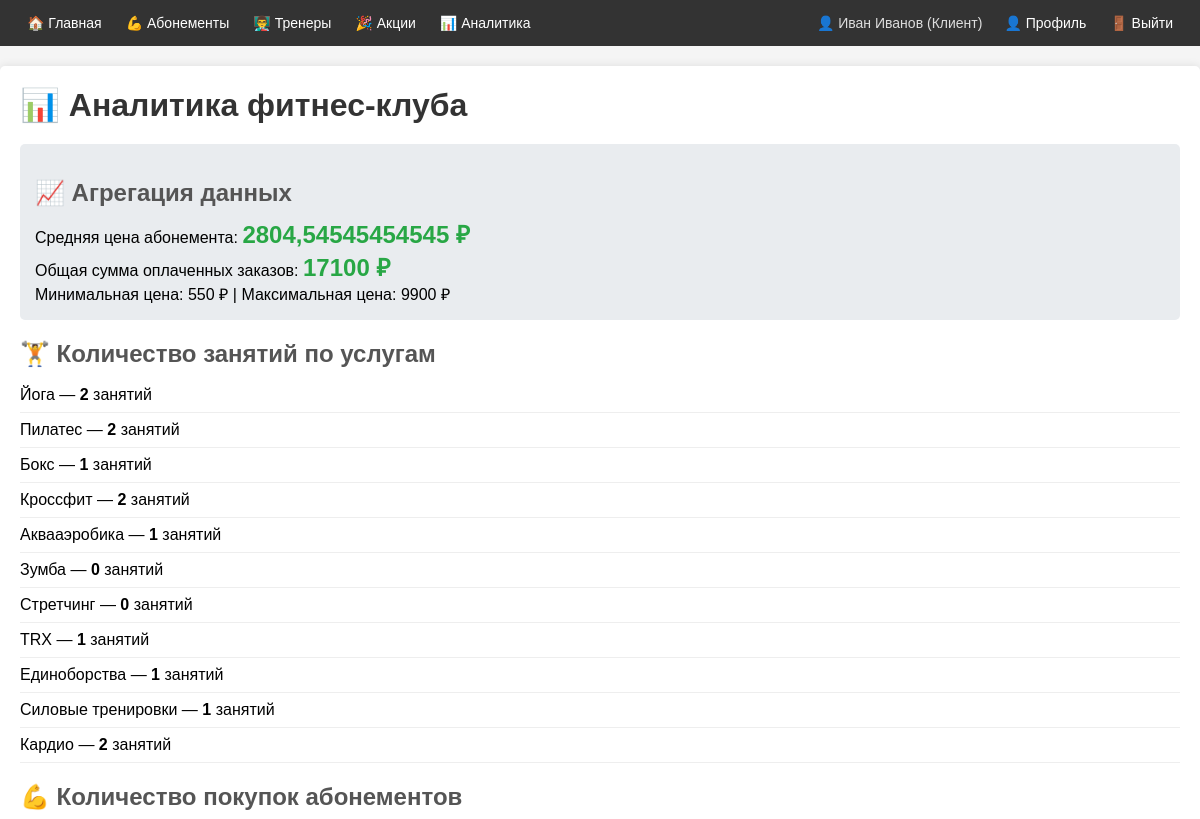
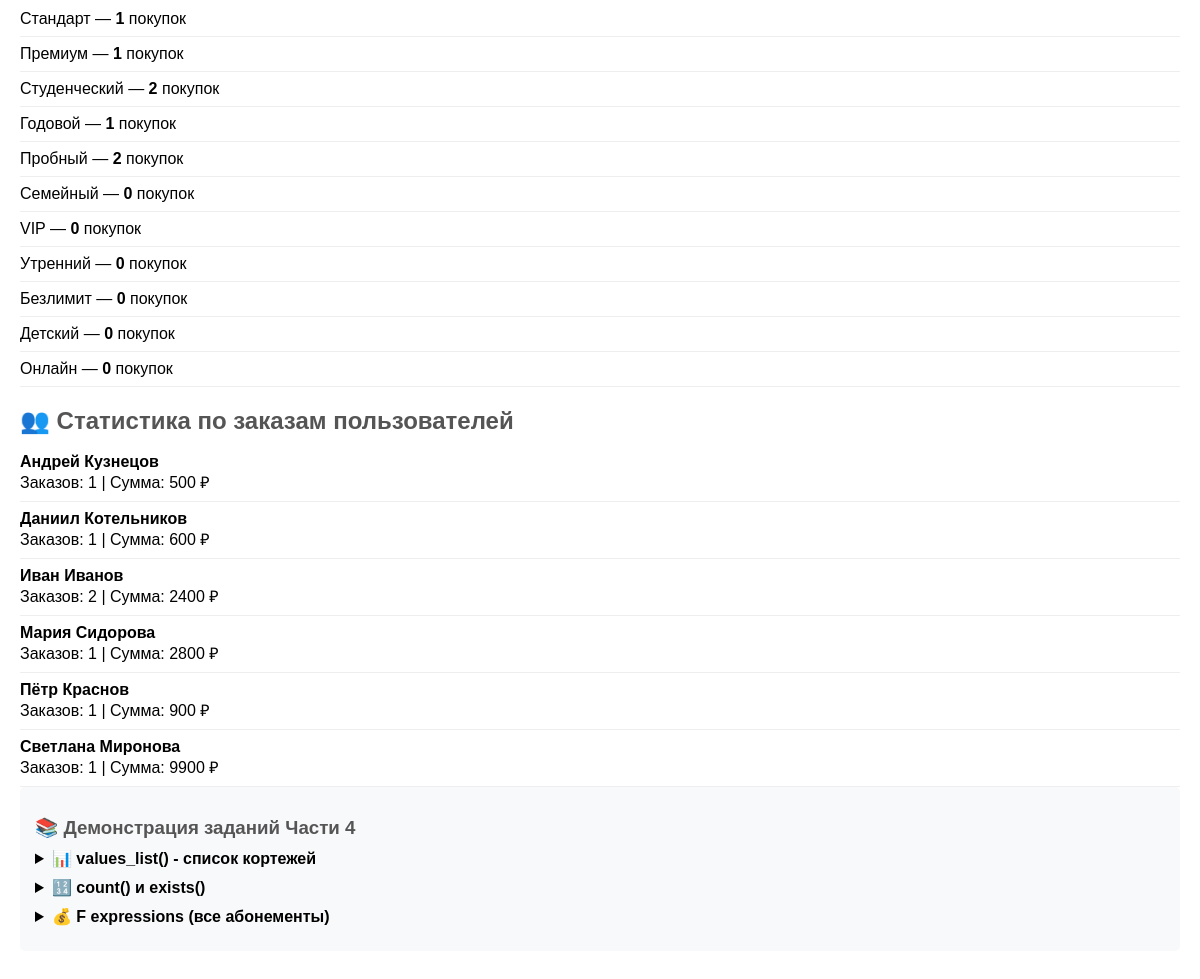
Page /analytics/ (signed in) on the committed database (2 pictures, top to bottom).
### club/models.py (models this page shows, shortened)
class User(AbstractBaseUser, PermissionsMixin):
    ROLE_CHOICES = [
        ('client', 'Клиент'),
        ('gym_admin', 'Админ тренажерки'),
        ('superadmin', 'Суперадмин сайта'),
    ]
    full_name = models.CharField(max_length=100, verbose_name='ФИО')
    email = models.EmailField(unique=True, verbose_name='Email')
    phone = models.CharField(max_length=20, blank=True, null=True, verbose_name='Телефон')
    role = models.CharField(max_length=20, choices=ROLE_CHOICES, default='client', verbose_name='Роль')
    created_at = models.DateTimeField(default=timezone.now, verbose_name='Дата регистрации')
    last_login = models.DateTimeField(blank=True, null=True, verbose_name='Последний вход')
    is_active = models.BooleanField(default=True, verbose_name='Активен')
    is_staff = models.BooleanField(default=False, verbose_name='Доступ в админку')
    preferred_trainer = models.ForeignKey(
        'Trainer',
        on_delete=models.SET_NULL,
        blank=True, null=True,
        related_name='preferred_by',    # trainer.preferred_by.all() — все клиенты этого тренера
        verbose_name='Предпочитаемый тренер'
    )
    objects = UserManager()
    USERNAME_FIELD = 'email'
    REQUIRED_FIELDS = ['full_name']
    class Meta:
        verbose_name = 'Пользователь'
        verbose_name_plural = 'Пользователи'
        ordering = ['-created_at']      # [Ч1] Meta ordering: новые пользователи сначала

class Service(models.Model):
    title = models.CharField(max_length=100, verbose_name='Название услуги')
    title_en = models.CharField(max_length=100, blank=True, null=True, verbose_name='Название (англ.)')
    description = models.TextField(blank=True, null=True, verbose_name='Описание')
    image_url = models.URLField(blank=True, null=True, verbose_name='Изображение')
    is_active = models.BooleanField(default=True, verbose_name='Активна')
    icon = models.ImageField(
        upload_to='services/icons/',
        blank=True, null=True,
        verbose_name='Иконка услуги'
    )
    website_url = models.URLField(
        blank=True, null=True,
        verbose_name='Сайт услуги',
        help_text='Ссылка на официальный сайт услуги'
    )
    video_url = models.URLField(
        blank=True, null=True,
        verbose_name='Ссылка на видео',
        help_text='Ссылка на видео-презентацию услуги'
    )
    class Meta:
        verbose_name = 'Услуга'
        verbose_name_plural = 'Услуги'
        ordering = ['title']    # [Ч1] Meta ordering: алфавитный порядок

class Membership(models.Model):
    title = models.CharField(max_length=100, verbose_name='Название абонемента')
    title_en = models.CharField(max_length=100, blank=True, null=True, verbose_name='Название (англ.)')
    description = models.TextField(blank=True, null=True, verbose_name='Описание')
    duration_days = models.PositiveIntegerField(verbose_name='Срок действия (дней)')
    price = models.DecimalField(max_digits=10, decimal_places=2, validators=[MinValueValidator(0)], verbose_name='Цена')
    visits_limit = models.PositiveIntegerField(blank=True, null=True, verbose_name='Лимит посещений')
    is_active = models.BooleanField(default=True, verbose_name='Активен')
    created_at = models.DateTimeField(default=timezone.now, verbose_name='Дата создания')
    objects = models.Manager()          # стандартный менеджер
    active = ActiveMembershipManager()  # [Ч1] наш кастомный — только is_active=True
    class Meta:
        verbose_name = 'Абонемент'
        verbose_name_plural = 'Абонементы'
        ordering = ['price']            # [Ч1] Meta ordering: от дешёвых к дорогим

### club/views.py (the view)
# urls.py: path('analytics/', views.analytics, name='analytics'),
@login_required
def analytics(request):
    avg_price = Membership.objects.aggregate(avg_price=Avg('price'))
    total_paid = Order.objects.filter(status='paid').aggregate(total=Sum('total_amount'))
    min_max_price = Membership.objects.aggregate(
        min_price=Min('price'),
        max_price=Max('price')
    )
    services_stats = Service.objects.annotate(
        schedules_count=Count('schedules')  # [Ч1] related_name в аннотации
    )
    memberships_stats = Membership.objects.annotate(
        purchases_count=Count('order_items')  # [Ч1] related_name='order_items'
    )
    users_orders_stats = Order.objects.values(
        'user__full_name'               # [Ч1] __ по связанной таблице
    ).annotate(
        orders_count=Count('id'),       # [Ч1] аннотация COUNT
        total_spent=Sum('total_amount') # [Ч1] аннотация SUM
    )
    membership_prices = Membership.objects.values_list('title', 'price')
    total_orders = Order.objects.count()
    paid_orders_count = Order.objects.filter(status='paid').count()
    cancelled_orders_count = Order.objects.filter(status='cancelled').count()
    has_paid_orders = Order.objects.filter(status='paid').exists()
    all_memberships = Membership.objects.annotate(
        new_price=ExpressionWrapper(
            F('price') + 500,           # [Ч4] F expression
            output_field=FloatField()
        )
    )
    context = {
        'avg_price': avg_price,
        'total_paid': total_paid,
        'min_max_price': min_max_price,
        'services_stats': services_stats,
        'memberships_stats': memberships_stats,
        'users_orders_stats': users_orders_stats,
        'membership_prices': membership_prices,
        'total_orders': total_orders,
        'paid_orders_count': paid_orders_count,
        'cancelled_orders_count': cancelled_orders_count,
        'has_paid_orders': has_paid_orders,
        'all_memberships': all_memberships,
    }
    return render(request, 'club/analytics.html', context)

### club/templates/club/analytics.html (shortened to what this page needs)
{% extends 'club/base.html' %}
{% block content %}
<h1>📊 Аналитика фитнес-клуба</h1>
<div class="card" style="background-color: #e9ecef;">
    <h2>📈 Агрегация данных</h2>
    <p>Средняя цена абонемента: <span style="font-size: 24px; font-weight: bold; color: #28a745;">{{ avg_price.avg_price|default:"0" }} ₽</span></p>
    <p>Общая сумма оплаченных заказов: <span style="font-size: 24px; font-weight: bold; color: #28a745;">{{ total_paid.total|default:"0" }} ₽</span></p>
    <p>Минимальная цена: {{ min_max_price.min_price|default:"0" }} ₽ | Максимальная цена: {{ min_max_price.max_price|default:"0" }} ₽</p>
</div>
<h2>🏋️ Количество занятий по услугам</h2>
<ul>{% for service in services_stats %}<li>{{ service.title }} — <strong>{{ service.schedules_count }}</strong> занятий</li>{% endfor %}</ul>
<h2>💪 Количество покупок абонементов</h2>
<ul>{% for membership in memberships_stats %}<li>{{ membership.title }} — <strong>{{ membership.purchases_count }}</strong> покупок</li>{% endfor %}</ul>
<h2>👥 Статистика по заказам пользователей</h2>
<ul>{% for user in users_orders_stats %}<li><strong>{{ user.user__full_name }}</strong><br>Заказов: {{ user.orders_count }} | Сумма: {{ user.total_spent }} ₽</li>{% endfor %}</ul>
<div class="card">
    <h3>📚 Демонстрация заданий Части 4</h3>
    <details style="margin-bottom: 10px;">
        <summary style="cursor: pointer; font-weight: bold;">📊 values_list() - список кортежей</summary>
    </details>
    <details style="margin-bottom: 10px;">
        <summary style="cursor: pointer; font-weight: bold;">🔢 count() и exists()</summary>
    </details>
    <details style="margin-bottom: 10px;">
        <summary style="cursor: pointer; font-weight: bold;">💰 F expressions (все абонементы)</summary>
    </details>
</div>
{% endblock %}

### club/templates/club/base.html (shortened to what this page needs)
<!DOCTYPE html>
<html lang="ru">
<head>
</head>
<body>
<nav>
    <div class="nav-links">
        <a href="{% url 'home' %}">🏠 Главная</a>
        <a href="{% url 'membership_list' %}">💪 Абонементы</a>
        <a href="{% url 'trainer_list' %}">👨‍🏫 Тренеры</a>
        <a href="{% url 'promotion_list' %}">🎉 Акции</a>
        {% if user.is_authenticated %}
            <a href="{% url 'analytics' %}">📊 Аналитика</a>
        {% endif %}
    </div>
    <div class="nav-right">
        {% if user.is_authenticated %}
            <span class="user-info">👤 {{ user.full_name }} ({{ user.get_role_display }})</span>
            <a href="{% url 'profile' %}">👤 Профиль</a>
            <form method="post" action="{% url 'logout' %}" style="display: inline;">
                <button type="submit" style="background: none; border: none; color: white; cursor: pointer; padding: 15px 12px; font: inherit; font-size: 14px;">
                    🚪 Выйти
                </button>
            </form>
        {% else %}
            <a href="{% url 'login' %}">🔑 Войти</a>
            <a href="{% url 'register' %}">📝 Регистрация</a>
        {% endif %}
    </div>
</nav>
<div class="container">
    {% block content %}{% endblock %}
</div>
</body>
</html>

### club/templates/club/base.html (style rules this page uses)
* { box-sizing: border-box; margin: 0; padding: 0; }
body { font-family: Arial, sans-serif; background-color: #f5f5f5; }
nav { background-color: #333; padding: 0 15px; display: flex; align-items: center; justify-content: space-between; flex-wrap: wrap; }
nav .nav-links { display: flex; flex-wrap: wrap; }
nav a { color: white; text-decoration: none; padding: 15px 12px; display: inline-block; font-size: 14px; }
nav .nav-right { display: flex; align-items: center; }
nav .user-info { color: #ddd; padding: 15px 10px; font-size: 14px; }
.container { max-width: 1200px; margin: 20px auto; padding: 20px; background-color: white; border-radius: 5px; box-shadow: 0 0 10px rgba(0,0,0,0.1); }
h1 { color: #333; margin-bottom: 20px; }
h2 { color: #555; margin: 20px 0 10px; }
h3 { color: #555; margin: 15px 0 10px; }
.card { background: #f8f9fa; padding: 15px; margin-bottom: 15px; border-radius: 5px; }
ul { list-style: none; padding: 0; }
li { padding: 8px 0; border-bottom: 1px solid #eee; }

### rows in the picture
User: full_name "Иван Иванов", role "Клиент"
Service: title "Йога", schedules_count "2"
Service: title "Пилатес", schedules_count "2"
Service: title "Бокс", schedules_count "1"
Service: title "Кроссфит", schedules_count "2"
Service: title "Аквааэробика", schedules_count "1"
Service: title "Зумба", schedules_count "0"
Service: title "Стретчинг", schedules_count "0"
Service: title "TRX", schedules_count "1"
Service: title "Единоборства", schedules_count "1"
Service: title "Силовые тренировки", schedules_count "1"
Service: title "Кардио", schedules_count "2"
Membership: title "Стандарт", purchases_count "1"
Membership: title "Премиум", purchases_count "1"
Membership: title "Студенческий", purchases_count "2"
Membership: title "Годовой", purchases_count "1"
Membership: title "Пробный", purchases_count "2"
Membership: title "Семейный", purchases_count "0"
Membership: title "VIP", purchases_count "0"
Membership: title "Утренний", purchases_count "0"
Membership: title "Безлимит", purchases_count "0"
Membership: title "Детский", purchases_count "0"
Membership: title "Онлайн", purchases_count "0"

### other values in the picture
{{ avg_price.avg_price|default:"0" }} "2804,54545454545"
{{ total_paid.total|default:"0" }} "17100"
{{ min_max_price.min_price|default:"0" }} "550"
{{ min_max_price.max_price|default:"0" }} "9900"
{{ user.user__full_name }} "Андрей Кузнецов" "Даниил Котельников" "Иван Иванов" "Мария Сидорова" "Пётр Краснов" "Светлана Миронова"
{{ user.orders_count }} "1" "1" "2" "1" "1" "1"
{{ user.total_spent }} "500" "600" "2400" "2800" "900" "9900"
